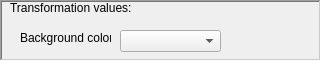
             <widget class="QFrame" name="transformation_values">
              <property name="geometry">
               <rect>
                <x>630</x>
                <y>150</y>
                <width>321</width>
                <height>61</height>
               </rect>
              </property>
              <property name="frameShape">
               <enum>QFrame::WinPanel</enum>
              </property>
              <property name="frameShadow">
               <enum>QFrame::Sunken</enum>
              </property>
              <widget class="QLabel" name="transformation_values_text">
               <property name="geometry">
                <rect>
                 <x>10</x>
                 <y>0</y>
                 <width>121</width>
                 <height>16</height>
                </rect>
               </property>
               <property name="toolTip">
                <string>&lt;html&gt;&lt;head/&gt;&lt;body&gt;&lt;p&gt;Parameters that modify the transformation effects properties of the character.&lt;/p&gt;&lt;p&gt;If the option is disabled, it's because the character has a background that is not compatible to be changed. Check the tooltip of the 'Animation values' option for more details.&lt;/p&gt;&lt;/body&gt;&lt;/html&gt;</string>
               </property>
               <property name="text">
                <string>Transformation values:</string>
               </property>
              </widget>
              <widget class="QComboBox" name="background_color_trans_value">
               <property name="geometry">
                <rect>
                 <x>120</x>
                 <y>30</y>
                 <width>101</width>
                 <height>22</height>
                </rect>
               </property>
              </widget>
              <widget class="QLabel" name="background_color_trans_text">
               <property name="geometry">
                <rect>
                 <x>20</x>
                 <y>30</y>
                 <width>91</width>
                 <height>16</height>
                </rect>
               </property>
               <property name="toolTip">
                <string>&lt;html&gt;&lt;head/&gt;&lt;body&gt;&lt;p&gt;Background color of the transformation when is triggered.&lt;/p&gt;&lt;p&gt;This parameter will be enabled only for transformations effects that has a background color.&lt;/p&gt;&lt;/body&gt;&lt;/html&gt;</string>
               </property>
               <property name="text">
                <string>Background color:</string>
               </property>
              </widget>
             </widget>
